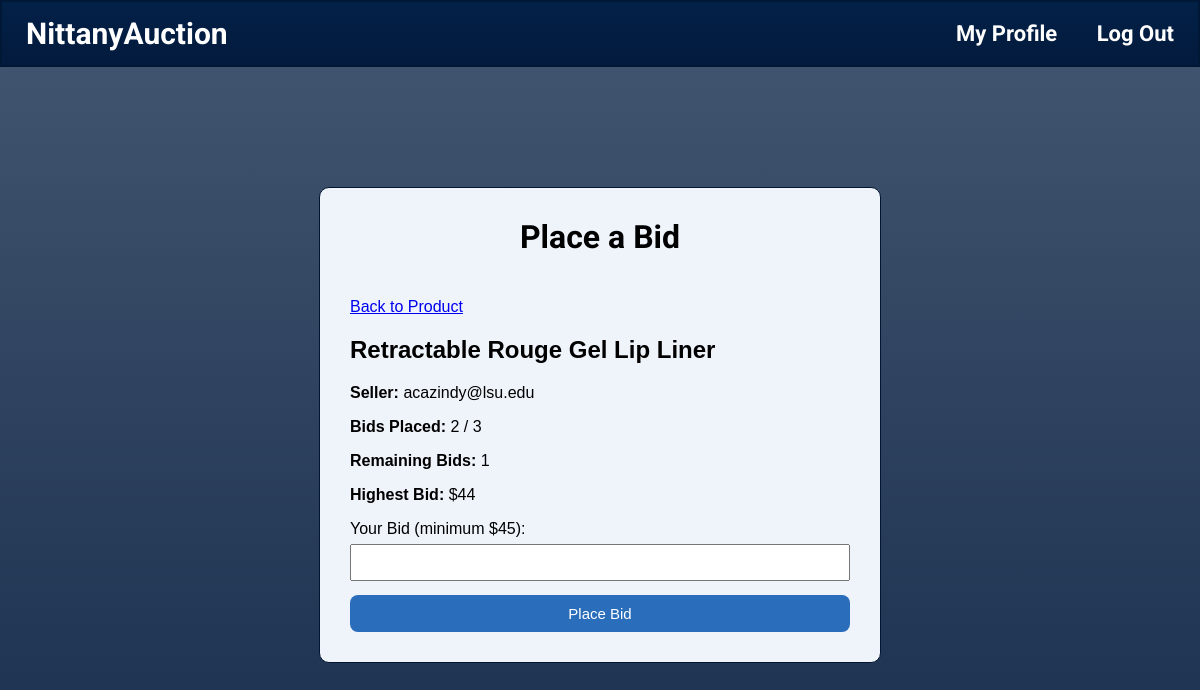
Page /bid/2 (signed in) on the committed database.
### tables this page shows
CREATE TABLE Auction_Listing(seller_email TEXT,
                             listing_ID INTEGER PRIMARY KEY,
                             category TEXT,
                             auction_title TEXT,
                             product_name TEXT,
                             product_description TEXT,
                             quantity INTEGER,
                             reserve_price TEXT,
                             max_bids INTEGER,
                             status INTEGER,
                             FOREIGN KEY(seller_email) REFERENCES User(email),
                             FOREIGN KEY(category) REFERENCES Category(category_name));

### Starter_code_431w/app.py (the view, shortened to what this page needs)
@app.route('/bid/<int:listing_id>', methods=['GET', 'POST'])
def bid_page(listing_id):
    if "email" not in session:
        session['login_error'] = 'Please log in first.'
        return redirect(url_for("login"))
    bidder_email = session["email"]
    feedback = None
    bid_accepted = False
    try:
        with get_connection() as con:
            initialize_schema_if_needed(con)
            listing = con.execute("""
                SELECT listing_ID, auction_title, product_name, seller_email,
                       reserve_price, max_bids, status, end_time
                FROM Auction_Listing
                WHERE listing_ID = ?
            """, (listing_id,)).fetchone()
            if not listing:
                return render_template("product.html", error="Listing not found.", product=None)
            bid_count = con.execute(
                "SELECT COUNT(*) FROM Bid WHERE listing_ID = ?", (listing_id,)
            ).fetchone()[0]
            highest_bid_row = con.execute(
                "SELECT MAX(bid_price) FROM Bid WHERE listing_ID = ?", (listing_id,)
            ).fetchone()
            highest_bid = highest_bid_row[0] if highest_bid_row[0] is not None else 0
            previous_top_bidder_row = con.execute(
                """
                SELECT bidder_email, bid_price
                FROM Bid
                WHERE listing_ID = ?
                ORDER BY bid_price DESC, bid_ID DESC
                LIMIT 1
                """,
                (listing_id,),
            ).fetchone()
            previous_top_bidder = previous_top_bidder_row["bidder_email"] if previous_top_bidder_row else None
            last_bidder_row = con.execute(
                "SELECT bidder_email FROM Bid WHERE listing_ID = ? ORDER BY bid_ID DESC LIMIT 1",
                (listing_id,)
            ).fetchone()
            last_bidder = last_bidder_row["bidder_email"] if last_bidder_row else None
            remaining_bids = listing["max_bids"] - bid_count
            reserve_price = parse_reserve_price(listing["reserve_price"])
            pre_errors = []
            if listing["status"] != 1:
                pre_errors.append("This auction is not active.")
            if listing["end_time"] and listing["end_time"] <= current_db_timestamp():
                pre_errors.append("This auction has ended (end time reached).")
            if listing["seller_email"].strip().lower() == bidder_email.strip().lower():
                pre_errors.append("You cannot bid on your own listing.")
            if remaining_bids <= 0:
                pre_errors.append("This auction has ended (no bids remaining).")
            listing = con.execute("""
                SELECT listing_ID, auction_title, product_name, seller_email,
                       reserve_price, max_bids, status, end_time
                FROM Auction_Listing
                WHERE listing_ID = ?
            """, (listing_id,)).fetchone()
    except sql.Error as e:
        print("DB error in bid_page:", e)
        return render_template("bid.html", error="Database error.", listing=None)
    return render_template(
        "bid.html",
        listing=listing,
        bid_count=bid_count,
        highest_bid=highest_bid if highest_bid else 0,
        remaining_bids=remaining_bids,
        last_bidder=last_bidder,
        bidder_email=bidder_email,
        pre_errors=pre_errors,
        feedback=feedback,
        bid_accepted=bid_accepted,
    )

### Starter_code_431w/app.py (called while the page is built, shortened)
def parse_reserve_price(reserve_price_str):
    try:
        return float(reserve_price_str.replace('$', '').strip())
    except (ValueError, AttributeError):
        return 0.0

def get_connection():
    connection = sql.connect(DB_PATH)
    connection.row_factory = sql.Row
    return connection

def current_db_timestamp():
    return datetime.now().strftime("%Y-%m-%d %H:%M:%S")

def close_expired_auctions(connection):
    now_ts = current_db_timestamp()
    expired_rows = connection.execute(
        """
        SELECT listing_ID, seller_email, reserve_price
        FROM Auction_Listing
        WHERE status = 1
          AND end_time IS NOT NULL
          AND TRIM(end_time) <> ''
          AND end_time <= ?
        """,
        (now_ts,),
    ).fetchall()
    if expired_rows:
        connection.commit()

def initialize_schema_if_needed(connection):
    user_table = connection.execute(
        "SELECT name FROM sqlite_master WHERE type='table' AND name='User'"
    ).fetchone()
    ensure_runtime_schema(connection)
    close_expired_auctions(connection)

### Starter_code_431w/templates/bid.html (shortened to what this page needs)
<!DOCTYPE html>
<html>
<head>
</head>
<body>
{% include "banner.html" %}
<div class="bid-box">
    <h1>Place a Bid</h1>
    <a href="/product/{{ listing['listing_ID'] }}">Back to Product</a>
    {% if pre_errors %}
        {% for e in pre_errors %}
            <p>{{ e }}</p>
        {% endfor %}
    {% elif listing %}
        <h2>{{ listing['auction_title'] }}</h2>
        <p><strong>Seller:</strong> {{ listing['seller_email'] }}</p>
        <p><strong>Bids Placed:</strong> {{ bid_count }} / {{ listing['max_bids'] }}</p>
        <p><strong>Remaining Bids:</strong> {{ remaining_bids }}</p>
        {% if highest_bid %}
            <p><strong>Highest Bid:</strong> ${{ highest_bid }}</p>
        {% else %}
            <p><strong>Highest Bid:</strong> No bids yet</p>
        {% endif %}
        {% if listing['status'] == 1 %}
            {% if last_bidder and last_bidder.strip().lower() == bidder_email.strip().lower() and not bid_accepted %}
                <p>You placed the last bid. Wait for another bidder before bidding again.</p>
            {% else %}
                <form method="POST">
                    <label>Your Bid (minimum ${{ highest_bid + 1 }}):</label>
                    <input type="number" name="bid_amount" min="{{ highest_bid + 1 }}" step="1" required>
                    <button type="submit">Place Bid</button>
                </form>
            {% endif %}
        {% elif listing['status'] == 2 %}
            <p>This auction has ended. A winner has been selected.</p>
        {% elif listing['status'] == 3 %}
            <p>This auction has ended. The reserve price was not met, waiting for seller decision.</p>
        {% else %}
            <p>This listing is no longer active.</p>
        {% endif %}
    {% endif %}
</div>
</body>
</html>

### Starter_code_431w/templates/bid.html (style rules this page uses)
html, body { min-height: 100%; margin: 0; overflow-y: auto; }
body { font-family: Arial, sans-serif; background-image: linear-gradient(rgba(4, 30, 66, 0.75), rgba(3, 26, 60, 0.91)), url("https://psu-gatsby-files-prod.s3.amazonaws.com/s3fs-public/styles/4_3_1500w/public/NL%20statue%20spring124.jpg?h=046da51e&itok=0t_5yVWj"); background-size: cover; background-position: center; background-repeat: no-repeat; }
.bid-box { width: 500px; margin: 120px auto; background: #eff3fa; padding: 30px; border: 1px solid #031631; border-radius: 10px; }
h1 { margin-top: 0; font-size: 32px; text-align: center; font-weight: bold; font-family: 'Roboto', sans-serif; margin-bottom: 42px; }
label { display: block; margin-top: 10px; font-size: 16px; }
input { width: 100%; padding: 8px; margin-top: 6px; margin-bottom: 14px; font-size: 15px; box-sizing: border-box; }
button { width: 100%; padding: 10px; font-size: 15px; margin-top: 0px; background: #2a6ebb; color: white; border: none; border-radius: 8px; }

### rows in the picture
Auction_Listing: auction_title "Retractable Rouge Gel Lip Liner", seller_email "acazindy@lsu.edu", max_bids "3"

### other values in the picture
{{ bid_count }} "2"
{{ remaining_bids }} "1"
{{ highest_bid }} "44"
{{ highest_bid + 1 }} "45"
